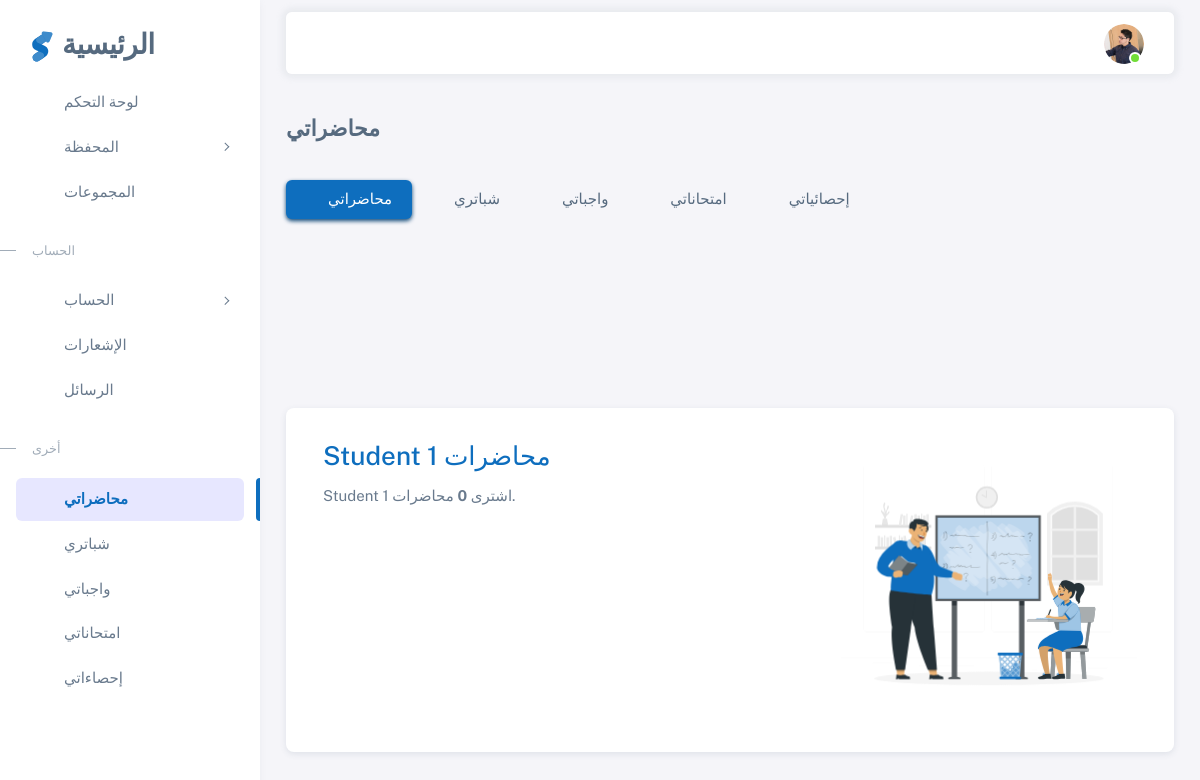
The app's page /ar/profile/student1/lectures (signed in) with its own data.
### main/models.py (models this page shows, shortened)
class Profile(models.Model):
    user = models.ForeignKey(User, on_delete=models.CASCADE , blank=True , null=True)
    id_user = models.IntegerField()
    username = models.CharField(max_length=100, blank=True)
    name = models.CharField(max_length=100, blank=True , null=True)
    image = models.ImageField(upload_to='profile_images', default='blank-profile-picture.jpg' , blank=True , null=True)
    phone = models.CharField(max_length=100, blank=True , null=True)
    school = models.TextField(blank=True)
    location = models.CharField(max_length=100, blank=True)
    class years(models.TextChoices):
        first = 'first',
        second = 'second',
        third = 'third',
        none = 'none',
    year = models.CharField(max_length=25, choices=years.choices, default=years.none,  blank=True , null=True)
    money = models.IntegerField(editable=True , default='0')
    no_of_buys = models.IntegerField(default=0)
    true_answers = models.IntegerField(default=0)
    public = models.BooleanField(default=True)
    join_date = models.DateTimeField(default=datetime.now)
    premium = models.BooleanField(default=True)
    instructor = models.BooleanField(default=False)
    admin = models.BooleanField(default=False)
    code = models.CharField(blank=True , max_length=100)
    no_of_sells = models.IntegerField(default=0)

### student/views.py (the view)
# urls.py: path('lectures', views.grades, name='grades'),
@login_required(login_url='login')
def lectures(request , pk):
    if User.objects.filter(username=request.user.username).first():
        user_object = User.objects.get(username=request.user.username)
        user_profile = Profile.objects.get(user=user_object)
        notifications_count = Notification.objects.filter(user=request.user).count()
    else:
        user_profile = ''
        notifications_count = ''
    profile_object = User.objects.get(username=pk)
    profile = Profile.objects.get(user=profile_object)
    if StudentLectureObject.objects.filter(user=profile.user).first():
        lectures = StudentLectureObject.objects.filter(user=profile.user , purchased=True).order_by('-created_at')
    else:
        lectures = ''
    return render(request, 'profile/lectures.html' , {'lectures':lectures ,'user_profile': user_profile ,'profile': profile, 'profile_object': profile_object, 'notifications' : notifications_count })

### templates/profile/lectures.html (shortened to what this page needs)
{% extends "profile-layout.html" %}
{% load static %}
{% block content %}
<div class="layout-wrapper layout-content-navbar">
  <div class="layout-container">
    <aside id="layout-menu" class="layout-menu menu-vertical menu bg-menu-theme">
      <div class="app-brand demo">
        <a href="/" class="app-brand-link">
          <span class="app-brand-logo demo">
          </span>
          <span class="app-brand-text demo menu-text fw-bolder ms-2">
            {% if LANGUAGE_CODE == 'ar' %}
            الرئيسية
            {% else %}
            Home
            {% endif %}
          </span>
        </a>
      </div>
      <ul class="menu-inner py-1">
        <li class="menu-item">
          <a href="{% url 'main' profile.user %}" class="menu-link">
            <i class="menu-icon tf-icons bx bx-home-circle"></i>
            <div data-i18n="Analytics">
              {% if LANGUAGE_CODE == 'ar' %}
              لوحة التحكم
              {% else %}
              Dashboard
              {% endif %}
            </div>
          </a>
        </li>
        <li class="menu-item">
          <a href="javascript:void(0);" class="menu-link menu-toggle">
            <i class="menu-icon tf-icons bx bx-wallet"></i>
            <div data-i18n="Layouts">
              {% if LANGUAGE_CODE == 'ar' %}
              المحفظة
              {% else %}
              Wallet
              {% endif %}
            </div>
          </a>
        </li>
        <li class="menu-item">
          <a href="{% url 'groups' profile.user %}" class="menu-link">
            <i class="menu-icon tf-icons bx bx-group"></i>
            <div data-i18n="Analytics">
              {% if LANGUAGE_CODE == 'ar' %}
              المجموعات
              {% else %}
              Groups
              {% endif %}
            </div>
          </a>
        </li>
        <li class="menu-header small text-uppercase">
          <span class="menu-header-text">
            {% if LANGUAGE_CODE == 'ar' %}
            الحساب
            {% else %}
            Account
            {% endif %}
          </span>
        </li>
        <li class="menu-item">
          <a href="javascript:void(0);" class="menu-link menu-toggle">
            <i class="menu-icon tf-icons bx bx-user"></i>
            <div data-i18n="Account Settings">
              {% if LANGUAGE_CODE == 'ar' %}
              الحساب
              {% else %}
              Account
              {% endif %}
            </div>
          </a>
        </li>
        <li class="menu-item ">
          <a href="{% url 'notifications' profile.user %}" class="menu-link">
            <i class="menu-icon tf-icons bx bx-bell"></i>
            <div data-i18n="Analytics">
              {% if LANGUAGE_CODE == 'ar' %}
              الإشعارات
              {% else %}
              Notifications
              {% endif %}
            </div>
          </a>
        </li>
        <li class="menu-item">
          <a href="{% url 'inbox' profile.user %}" class="menu-link">
            <i class="menu-icon tf-icons bx bx-message"></i>
            <div data-i18n="Analytics">
              {% if LANGUAGE_CODE == 'ar' %}
              الرسائل
              {% else %}
              Inbox
              {% endif %}
            </div>
          </a>
        </li>
        <li class="menu-header small text-uppercase">
          <span class="menu-header-text">
            {% if LANGUAGE_CODE == 'ar' %}
            أخرى
            {% else %}
            Other
            {% endif %}
          </span>
        </li>
        <li class="menu-item active">
          <a href="{% url 'lectures' profile.user %}" class="menu-link">
            <i class="menu-icon tf-icons bx bx-video"></i>
            <div data-i18n="Basic">
              {% if LANGUAGE_CODE == 'ar' %}
              محاضراتي
              {% else %}
              My Lectures
              {% endif %}
            </div>
          </a>
        </li>
        <li class="menu-item">
          <a href="{% url 'chapters' profile.user %}" class="menu-link">
            <i class="menu-icon tf-icons bx bx-folder"></i>
            <div data-i18n="Basic">
              {% if LANGUAGE_CODE == 'ar' %}
              شباتري
              {% else %}
              My Chapters
              {% endif %}
            </div>
          </a>
        </li>
        <li class="menu-item">
          <a href="{% url 'homeworks' profile.user %}" class="menu-link">
            <i class="menu-icon tf-icons bx bx-file"></i>
            <div data-i18n="Basic">
              {% if LANGUAGE_CODE == 'ar' %}
              واجباتي
              {% else %}
              My Homeworks
              {% endif %}
            </div>
          </a>
        </li>
        <li class="menu-item">
          <a href="{% url 'exams' profile.user %}" class="menu-link">
            <i class="menu-icon tf-icons bx bx-file"></i>
            <div data-i18n="Basic">
              {% if LANGUAGE_CODE == 'ar' %}
              امتحاناتي
              {% else %}
              My Exams
              {% endif %}
            </div>
          </a>
        </li>
        <li class="menu-item">
          <a href="{% url 'statistics' profile.user %}" class="menu-link">
            <i class="menu-icon tf-icons bx bx-stats"></i>
            <div data-i18n="Basic">
              {% if LANGUAGE_CODE == 'ar' %}
              إحصاءاتي
              {% else %}
              My Statistics
              {% endif %}
            </div>
          </a>
        </li>
      </ul>
    </aside>
    <div class="layout-page">
      <nav
        class="layout-navbar container-xxl navbar navbar-expand-xl navbar-detached align-items-center bg-navbar-theme"
        id="layout-navbar">
        <div class="navbar-nav-right d-flex align-items-center" id="navbar-collapse">
          <ul class="navbar-nav flex-row align-items-center ms-auto">
            <li class="nav-item navbar-dropdown dropdown-user dropdown">
              <a class="nav-link dropdown-toggle hide-arrow" href="javascript:void(0);" data-bs-toggle="dropdown">
                <div class="avatar avatar-online">
                  {% if profile.image %}
                  <img src="{{profile.image.url}}" alt class="w-px-40 h-auto rounded-circle" />
                  {% else %}
                  <img src="{% static 'blank-profile-picture.jpg' %}" alt class="w-px-40 h-auto rounded-circle" />
                  {% endif %}
                </div>
              </a>
            </li>
          </ul>
        </div>
      </nav>
      <div class="content-wrapper">
        <div class="container-xxl flex-grow-1 container-p-y">
          <h4 class="fw-bold py-3 mb-4">
            {% if LANGUAGE_CODE == 'ar' %}
            محاضراتي
            {% else %}
            My Lectures
            {% endif %}
          </h4>
          <div class="row">
            <div class="col-md-12">
              <ul class="nav nav-pills flex-column flex-md-row mb-3">
                <li class="nav-item">
                  <a class="nav-link active" href="javascript:void(0);">
                    <i class="bx bx-video me-1"></i>
                    {% if LANGUAGE_CODE == 'ar' %}
                    محاضراتي
                    {% else %}
                    My Lectures
                    {% endif %}
                  </a>
                </li>
                <li class="nav-item">
                  <a class="nav-link" href="{% url 'chapters' profile.user %}">
                    <i class="bx bx-folder me-1"></i>
                    {% if LANGUAGE_CODE == 'ar' %}
                    شباتري
                    {% else %}
                    My Chapters
                    {% endif %}
                  </a>
                </li>
                <li class="nav-item">
                  <a class="nav-link" href="{% url 'homeworks' profile.user %}">
                    <i class="bx bx-file me-1"></i>
                    {% if LANGUAGE_CODE == 'ar' %}
                    واجباتي
                    {% else %}
                    My Homeworks
                    {% endif %}
                  </a>
                </li>
                <li class="nav-item">
                  <a class="nav-link" href="{% url 'exams' profile.user %}">
                    <i class="bx bx-file me-1"></i>
                    {% if LANGUAGE_CODE == 'ar' %}
                    امتحاناتي
                    {% else %}
                    My Exams
                    {% endif %}
                  </a>
                </li>
                <li class="nav-item">
                  <a class="nav-link" href="{% url 'statistics' profile.user %}">
                    <i class="bx bx-stats me-1"></i>
                    {% if LANGUAGE_CODE == 'ar' %}
                    إحصائياتي
                    {% else %}
                    My Statistics
                    {% endif %}
                  </a>
                </li>
              </ul>
            </div>
          </div>
        </div>
        <div class="container events mt-4">
          <div class="row">
            <div class="col-12 mb-5 ">
              <div class="card" style="padding: 0;">
                <div class="container-xxl flex-grow-1 " style="padding: 0; margin: 0;">
                  <div class="row" style="padding: 0; margin: 0;">
                    <div class="col-12 col-md-7" style="padding-top: 10px;">
                      {% if user_profile.instructor %}
                      <div class="card-body">
                        <h3 class="card-title text-primary">
                          {% if LANGUAGE_CODE == 'ar' %}
                            {% if profile.name %}{{profile.name}}{% else%}{{profile.user.username}}{% endif%} محاضرات
                          {% else %}
                            {% if profile.name %}{{profile.name}}{% else%}{{profile.user.username}}{% endif%} Lectures
                          {% endif %}
                        </h3>
                        <p>
                          {% if LANGUAGE_CODE == 'ar' %}
                            {% if profile.name %}{{profile.name}}{% else%}{{profile.user.username}}{% endif%} اشترى <span class="fw-bold">{{lectures|length}}</span> محاضرات.
                          {% else %}
                            {% if profile.name %}{{profile.name}}{% else%}{{profile.user.username}}{% endif%} Have Purchased <span class="fw-bold">{{lectures|length}}</span> Lectures.
                          {% endif %}
                        </p>
                      </div>
                      {% endif %}
                    </div>
                    <div class="col-12 col-md-5">
                      <div class="card-body" style="display: flex; justify-content: center;">
                      </div>
                    </div>
                  </div>
                </div>
              </div>
            </div>
          </div>
        </div>
      </div>
    </div>
  </div>
</div>
{% endblock content %}

### plat/static/profile/assets/css/demo.css (style rules this page uses)
.menu .app-brand.demo { height: 64px; margin-top: 12px; }
.app-brand-logo.demo svg { width: 22px; height: 38px; }
.app-brand-text.demo { font-size: 1.75rem; letter-spacing: -0.5px; text-transform: lowercase; }

### plat/static/colors.css (style rules this page uses)
:root { --pr-color10: #7a6ad8 ; --sc-color10: #0effbe; --default-bg: #f1f0fe; }

### plat/static/profile/assets/css/bar-chart.css (style rules this page uses)
:root { --pr-color7: #7a6ad8 ; }

### plat/static/profile/assets/css/navbar.css (style rules this page uses)
:root { --pr-color6: #7a6ad8 ; --default-bg2: #f1f0fe; }

### plat/static/profile/assets/css/core.css (style rules this page uses)
:root { --pr-color1: #7a6ad8 ; --sc-color1: #0effbe; }
@media (max-width: 1600px) { .events { margin-top: 80px; } }

### records on screen
Profile: image (picture), name "Student 1"

### other values on screen
{{ lectures|length }} "0"
